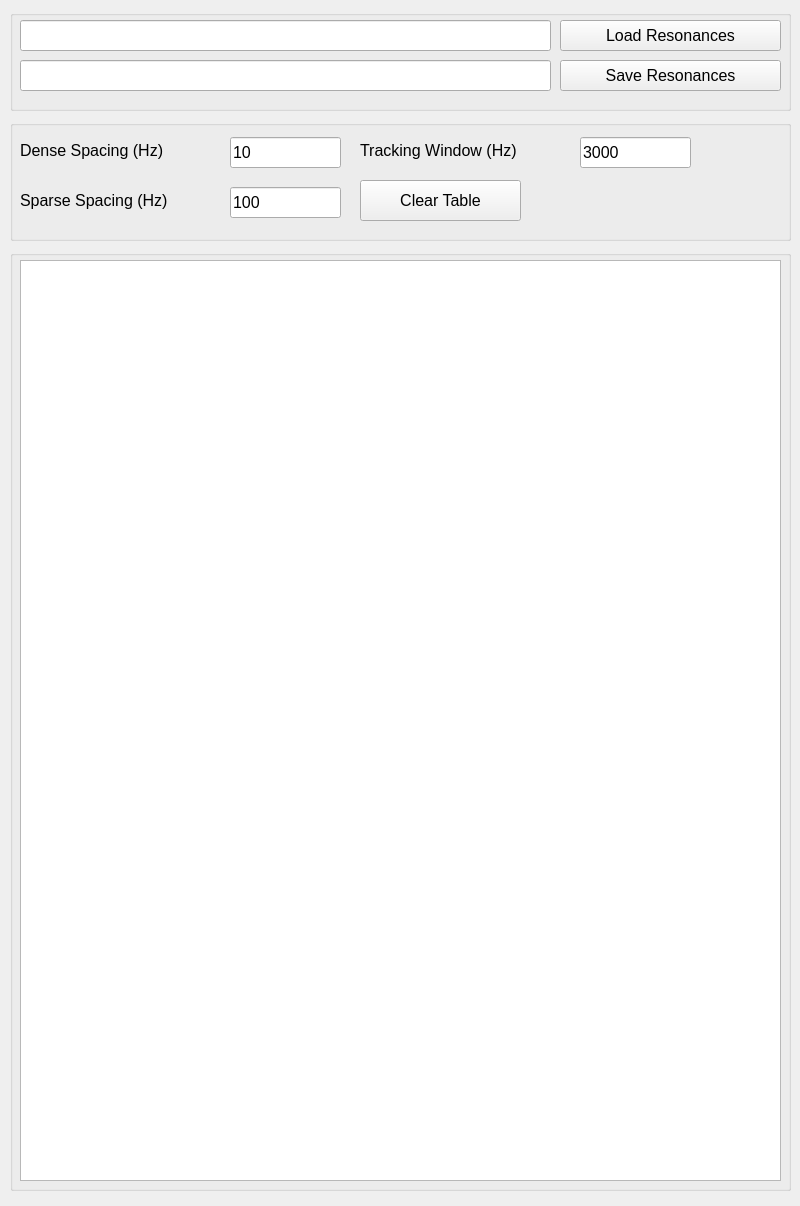
<?xml version="1.0" encoding="UTF-8"?>
<ui version="4.0">
 <class>MainWindow</class>
 <widget class="QMainWindow" name="MainWindow">
  <property name="geometry">
   <rect>
    <x>0</x>
    <y>0</y>
    <width>800</width>
    <height>1206</height>
   </rect>
  </property>
  <property name="windowTitle">
   <string>Resonance Tracking</string>
  </property>
  <widget class="QWidget" name="centralwidget">
   <widget class="QGroupBox" name="groupBox">
    <property name="geometry">
     <rect>
      <x>10</x>
      <y>10</y>
      <width>781</width>
      <height>101</height>
     </rect>
    </property>
    <property name="title">
     <string/>
    </property>
    <widget class="QPushButton" name="loadButton">
     <property name="geometry">
      <rect>
       <x>550</x>
       <y>10</y>
       <width>221</width>
       <height>31</height>
      </rect>
     </property>
     <property name="font">
      <font>
       <pointsize>12</pointsize>
      </font>
     </property>
     <property name="text">
      <string>Load Resonances</string>
     </property>
    </widget>
    <widget class="QLineEdit" name="loadFileLine">
     <property name="geometry">
      <rect>
       <x>10</x>
       <y>10</y>
       <width>531</width>
       <height>31</height>
      </rect>
     </property>
     <property name="font">
      <font>
       <pointsize>12</pointsize>
      </font>
     </property>
    </widget>
    <widget class="QPushButton" name="saveButton">
     <property name="geometry">
      <rect>
       <x>550</x>
       <y>50</y>
       <width>221</width>
       <height>31</height>
      </rect>
     </property>
     <property name="font">
      <font>
       <pointsize>12</pointsize>
      </font>
     </property>
     <property name="text">
      <string>Save Resonances</string>
     </property>
    </widget>
    <widget class="QLineEdit" name="saveFileLine">
     <property name="geometry">
      <rect>
       <x>10</x>
       <y>50</y>
       <width>531</width>
       <height>31</height>
      </rect>
     </property>
     <property name="font">
      <font>
       <pointsize>12</pointsize>
      </font>
     </property>
    </widget>
   </widget>
   <widget class="QGroupBox" name="groupBox_2">
    <property name="geometry">
     <rect>
      <x>10</x>
      <y>250</y>
      <width>781</width>
      <height>941</height>
     </rect>
    </property>
    <property name="title">
     <string/>
    </property>
    <widget class="QTableWidget" name="resonanceTable">
     <property name="geometry">
      <rect>
       <x>10</x>
       <y>10</y>
       <width>761</width>
       <height>921</height>
      </rect>
     </property>
     <property name="font">
      <font>
       <pointsize>12</pointsize>
      </font>
     </property>
    </widget>
   </widget>
   <widget class="QGroupBox" name="groupBox_3">
    <property name="geometry">
     <rect>
      <x>10</x>
      <y>120</y>
      <width>781</width>
      <height>121</height>
     </rect>
    </property>
    <property name="title">
     <string/>
    </property>
    <widget class="QLabel" name="label">
     <property name="geometry">
      <rect>
       <x>10</x>
       <y>10</y>
       <width>181</width>
       <height>41</height>
      </rect>
     </property>
     <property name="font">
      <font>
       <pointsize>12</pointsize>
      </font>
     </property>
     <property name="text">
      <string>Dense Spacing (Hz)</string>
     </property>
    </widget>
    <widget class="QLabel" name="label_2">
     <property name="geometry">
      <rect>
       <x>10</x>
       <y>60</y>
       <width>191</width>
       <height>41</height>
      </rect>
     </property>
     <property name="font">
      <font>
       <pointsize>12</pointsize>
      </font>
     </property>
     <property name="text">
      <string>Sparse Spacing (Hz)</string>
     </property>
    </widget>
    <widget class="QLineEdit" name="denseSpacingLine">
     <property name="geometry">
      <rect>
       <x>220</x>
       <y>17</y>
       <width>111</width>
       <height>31</height>
      </rect>
     </property>
     <property name="font">
      <font>
       <pointsize>12</pointsize>
      </font>
     </property>
     <property name="text">
      <string>10</string>
     </property>
    </widget>
    <widget class="QLineEdit" name="sparseSpacingLine">
     <property name="geometry">
      <rect>
       <x>220</x>
       <y>67</y>
       <width>111</width>
       <height>31</height>
      </rect>
     </property>
     <property name="font">
      <font>
       <pointsize>12</pointsize>
      </font>
     </property>
     <property name="text">
      <string>100</string>
     </property>
    </widget>
    <widget class="QLabel" name="label_3">
     <property name="geometry">
      <rect>
       <x>350</x>
       <y>10</y>
       <width>211</width>
       <height>41</height>
      </rect>
     </property>
     <property name="font">
      <font>
       <pointsize>12</pointsize>
      </font>
     </property>
     <property name="text">
      <string>Tracking Window (Hz)</string>
     </property>
    </widget>
    <widget class="QLineEdit" name="trackingWindowLine">
     <property name="geometry">
      <rect>
       <x>570</x>
       <y>17</y>
       <width>111</width>
       <height>31</height>
      </rect>
     </property>
     <property name="font">
      <font>
       <pointsize>12</pointsize>
      </font>
     </property>
     <property name="text">
      <string>3000</string>
     </property>
    </widget>
    <widget class="QPushButton" name="clearTableButton">
     <property name="geometry">
      <rect>
       <x>350</x>
       <y>60</y>
       <width>161</width>
       <height>41</height>
      </rect>
     </property>
     <property name="font">
      <font>
       <pointsize>12</pointsize>
      </font>
     </property>
     <property name="text">
      <string>Clear Table</string>
     </property>
    </widget>
   </widget>
  </widget>
 </widget>
 <resources/>
 <connections/>
</ui>
